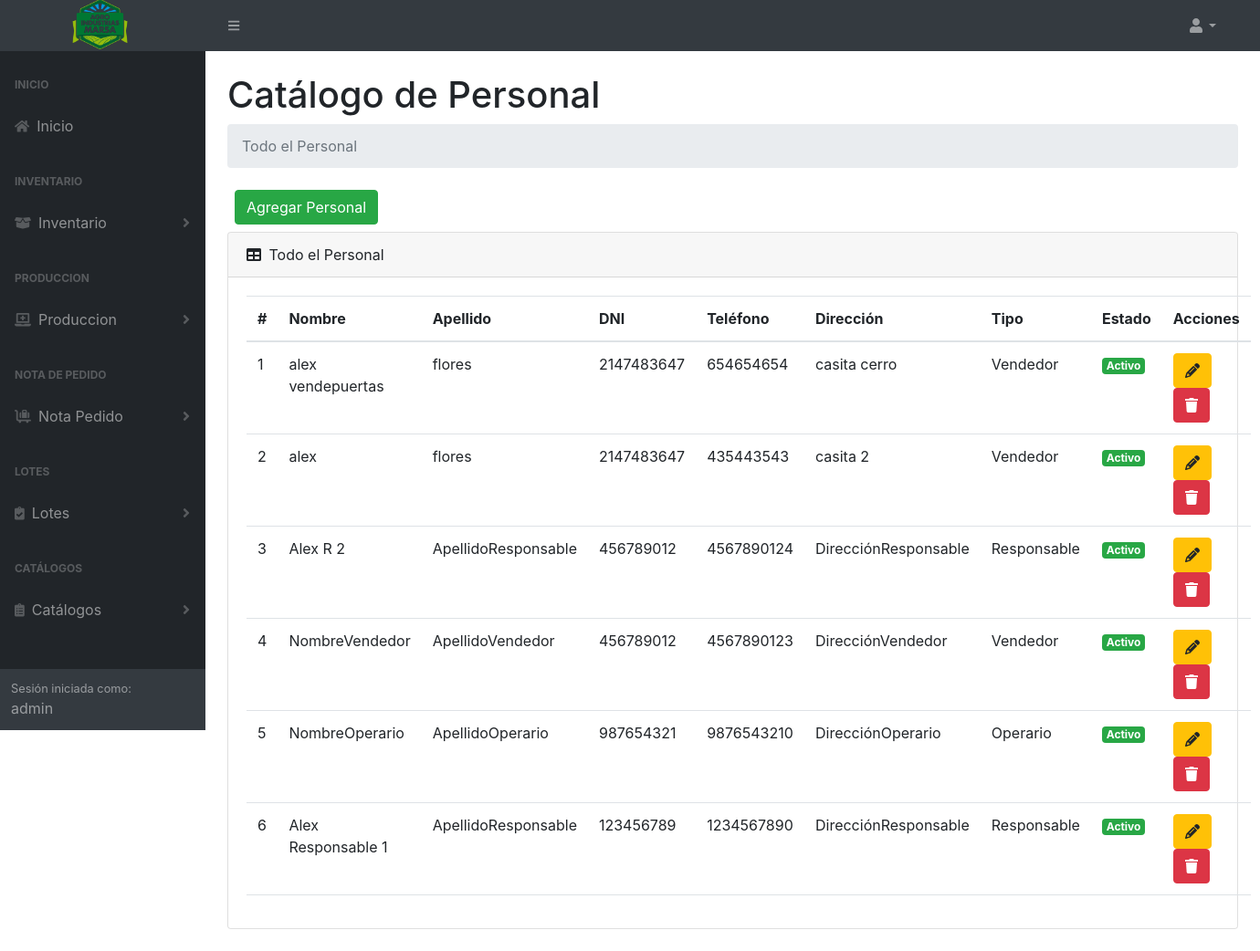
/personal (signed in), run on the app's committed database.
### tables this page shows
CREATE TABLE `tb_personal` (
  `IdPer` int(11) NOT NULL,
  `IdTipoPer` int(11) NOT NULL,
  `dni` int(11) NOT NULL,
  `NombrePer` varchar(255) NOT NULL,
  `ApellidoPer` varchar(255) NOT NULL,
  `TelefonoPer` varchar(12) NOT NULL,
  `DireccionPer` varchar(255) NOT NULL,
  `Estado` int(10) NOT NULL,
  `DateCreate` datetime NOT NULL,
  `DateUpdate` datetime NOT NULL
);

CREATE TABLE `tb_tipopersonal` (
  `IdTipoPer` int(11) NOT NULL,
  `DescripcionTipoPer` varchar(255) NOT NULL,
  `DateCreate` datetime NOT NULL,
  `DateUpdate` datetime NOT NULL,
  `IdUsu` int(11) DEFAULT NULL
);

### controller/template.controller.php (called while the page is built)
<?php
class TemplateController
{
  static public function ctrTemplate()
  {
    include "view/template.php";
  }
}

### index.php (called while the page is built, shortened)
<?php
require_once "controller/template.controller.php";
require_once "controller/personal.controller.php";
require_once "controller/lotes.controller.php";
require_once "model/personal.model.php";
$template = new TemplateController();
$template -> ctrTemplate();

### controller/personal.controller.php (called while the page is built, shortened)
<?php
class PersonalController
{
  public static function ctrGetAllPersonal()
  {
    $table = "tb_personal";
    $listPersonal = PersonalModel::mdlGetAllPersonal($table);
    return $listPersonal;
  }
}

### model/conexion.php (called while the page is built)
<?php
class Conexion
{
  static public function conn()
  {
    $link = new PDO("mysql:host=localhost;dbname=marsa_db","root","");
    $link->exec("set names utf8");
    return $link;
  }
}

### model/personal.model.php (called while the page is built, shortened)
<?php
require_once "conexion.php";
class PersonalModel
{
  public static function mdlGetAllPersonal($table)
  {
    $statement = Conexion::conn()->prepare("SELECT
    tb_personal.IdPer,
    tb_personal.NombrePer,
    tb_personal.ApellidoPer,
    tb_personal.dni,
    tb_personal.TelefonoPer,
    tb_personal.DireccionPer,
    tb_tipopersonal.DescripcionTipoPer AS IdTipoPer, -- Alias para mostrar el nombre del tipo de personal en la columna IdTipoPer
    tb_estado.TipoEstado AS Estado
    FROM
    $table
    INNER JOIN
    tb_tipopersonal ON tb_personal.IdTipoPer = tb_tipopersonal.IdTipoPer
    INNER JOIN
    tb_estado ON tb_personal.Estado = tb_estado.IdEstado
    WHERE
    tb_estado.TipoEstado IN ('Activo', 'Inactivo')
    ORDER BY
    IdPer DESC");
    $statement->execute();
    return $statement->fetchAll();
  }
}

### view/modules/personal.php (the view, shortened to what this page needs)
</div>
</div>
<div class="sb-sidenav-footer">
  <div class="small">Sesión iniciada como:</div>
  <?php echo $_SESSION["Nombre"] ?>
</div>
</nav>
</div>
<div id="layoutSidenav_content">
  <main class="bg">
    <div class="container-fluid px-4">
      <h1 class="mt-4">Catálogo de Personal</h1>
      <ol class="breadcrumb mb-4">
        <li class="breadcrumb-item active">Todo el Personal</li>
      </ol>
      <div class="d-flex m-2">
        <button type="button" class="btn btn-success" data-toggle="modal" data-target="#modalAddPersonal">
          Agregar Personal
        </button>
      </div>
      <div class="card mb-4">
        <div class="card-header">
          <i class="fas fa-table me-1"></i>
          Todo el Personal
        </div>
        <div class="card-body">
          <table id="datatablesSimple" class="data-table-Personal table">
            <thead>
              <tr>
                <th>#</th>
                <th>Nombre</th>
                <th>Apellido</th>
                <th>DNI</th>
                <th>Teléfono</th>
                <th>Dirección</th>
                <th>Tipo</th>
                <th>Estado</th>
                <th>Acciones</th>
              </tr>
            </thead>
            <tbody>
              <?php
              $listPersonal = PersonalController::ctrGetAllPersonal();
              foreach ($listPersonal as $key => $value) {
                $estado = $value["Estado"] == "Activo" ? "<span class='badge bg-success'>Activo</span>" : "<span class='badge bg-danger'>Inactivo</span>";
                echo
                '<tr>
                  <td>' . ($key + 1) . '</td>
                  <td>' . $value["NombrePer"] . '</td>
                  <td>' . $value["ApellidoPer"] . '</td>
                  <td>' . $value["dni"] . '</td>
                  <td>' . $value["TelefonoPer"] . '</td>
                  <td>' . $value["DireccionPer"] . '</td>
                  <td>' . $value["IdTipoPer"] . '</td>
                  <td>' . $estado . '</td>
                  <td>
                    <button class="btn btn-warning btnEditPersonal" codPersonal="' . $value["IdPer"] . '" data-toggle="modal" data-target="#modalEditPersonal"><i class="fa-solid fa-pencil"></i></button>
                    <button class="btn btn-danger btnDeletePersonal" codPersonal="' . $value["IdPer"] . '"><i class="fa-solid fa-trash"></i></button>
                  </td>
                </tr>';
              }
              ?>
            </tbody>
          </table>
        </div>
      </div>
    </div>
  </main>
</div>
</div>

### data on the page
tb_personal: NombrePer "alex vendepuertas", ApellidoPer "flores", dni "2147483647", TelefonoPer "654654654", DireccionPer "casita cerro", IdTipoPer.DescripcionTipoPer "Vendedor"
tb_personal: NombrePer "alex", ApellidoPer "flores", dni "2147483647", TelefonoPer "435443543", DireccionPer "casita 2", IdTipoPer.DescripcionTipoPer "Vendedor"
tb_personal: NombrePer "Alex R 2", ApellidoPer "ApellidoResponsable", dni "456789012", TelefonoPer "4567890124", DireccionPer "DirecciónResponsable", IdTipoPer.DescripcionTipoPer "Responsable"
tb_personal: NombrePer "NombreVendedor", ApellidoPer "ApellidoVendedor", dni "456789012", TelefonoPer "4567890123", DireccionPer "DirecciónVendedor", IdTipoPer.DescripcionTipoPer "Vendedor"
tb_personal: NombrePer "NombreOperario", ApellidoPer "ApellidoOperario", dni "987654321", TelefonoPer "9876543210", DireccionPer "DirecciónOperario", IdTipoPer.DescripcionTipoPer "Operario"
tb_personal: NombrePer "Alex Responsable 1", ApellidoPer "ApellidoResponsable", dni "123456789", TelefonoPer "1234567890", DireccionPer "DirecciónResponsable", IdTipoPer.DescripcionTipoPer "Responsable"

### other printed values
$_SESSION["Nombre"] "admin"
